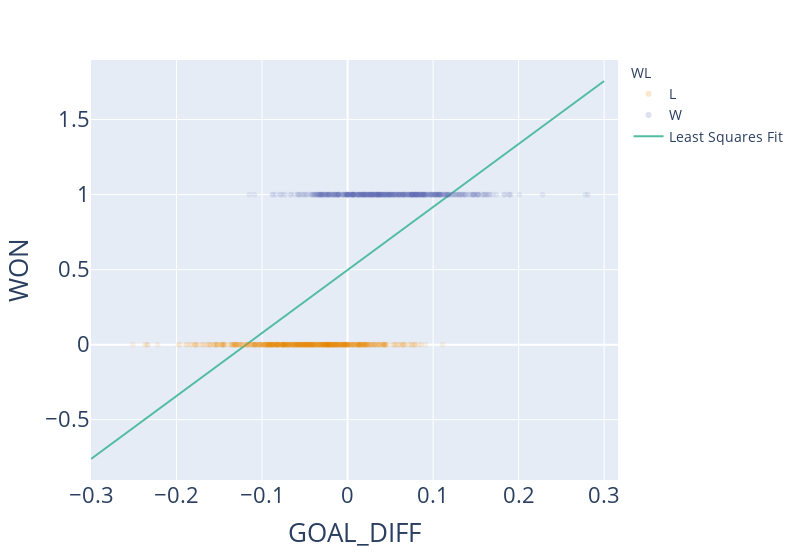

Notebook source saved alongside this figure:
### Markdown cell above
Ordinary least squares (OLS) regression is intended to output **continuous** numeric predictions.

Given our binary output data, OLS fits the data poorly.

- However, it is common in the social sciences to fit an OLS model like this due to the nice interpretability of OLS coefficients, even though the fit is not as good as logistic regression. See [Linear Probability Models](https://en.wikipedia.org/wiki/Linear_probability_model#:~:text=In%20statistics%2C%20a%20linear%20probability,one%20or%20more%20explanatory%20variables).

### Code cell
# Fitting a linear regression model to the data
X = games[["GOAL_DIFF"]]
Y = games["WON"]
least_squares_model = lm.LinearRegression()
least_squares_model.fit(X, Y)

# Make some predictions for a range of GOAL_DIFF values
pred = pd.DataFrame({"GOAL_DIFF": np.linspace(-0.3, 0.3)})
pred["LS_Pred"] = least_squares_model.predict(pred)

# Visualize the model
fig = px.scatter(games, 
           x="GOAL_DIFF", y="WON", color="WL", 
           hover_data=['TEAM_NAME', 'TEAM_NAME_OPP'], 
           opacity=0.1)
fig.add_trace(go.Scatter(x=pred["GOAL_DIFF"], y=pred["LS_Pred"], 
                         mode="lines", name="Least Squares Fit"))

### Figure 1 — Plotly figure (JSON) as saved in the notebook; plotly's stock layout.template omitted (floating-point values rounded to 4 significant figures; data arrays with more than 128 entries replaced by an {"elided": "..."} marker saying what was removed)
{"data": [{"customdata": {"elided": "625x2 str values"}, "hovertemplate": "WL=L<br>GOAL_DIFF=%{x}<br>WON=%{y}<br>TEAM_NAME=%{customdata[0]}<br>TEAM_NAME_OPP=%{customdata[1]}<extra></extra>", "legendgroup": "L", "marker": {"color": "rgb(229, 134, 6)", "opacity": 0.1, "symbol": "circle"}, "mode": "markers", "name": "L", "showlegend": true, "type": "scattergl", "x": {"elided": "625 float values"}, "xaxis": "x", "y": {"elided": "625 int values"}, "yaxis": "y"}, {"customdata": {"elided": "605x2 str values"}, "hovertemplate": "WL=W<br>GOAL_DIFF=%{x}<br>WON=%{y}<br>TEAM_NAME=%{customdata[0]}<br>TEAM_NAME_OPP=%{customdata[1]}<extra></extra>", "legendgroup": "W", "marker": {"color": "rgb(93, 105, 177)", "opacity": 0.1, "symbol": "circle"}, "mode": "markers", "name": "W", "showlegend": true, "type": "scattergl", "x": {"elided": "605 float values"}, "xaxis": "x", "y": {"elided": "605 int values"}, "yaxis": "y"}, {"mode": "lines", "name": "Least Squares Fit", "type": "scatter", "x": [-0.3, -0.2878, -0.2755, -0.2633, -0.251, -0.2388, -0.2265, -0.2143, -0.202, -0.1898, -0.1776, -0.1653, -0.1531, -0.1408, -0.1286, -0.1163, -0.1041, -0.09184, -0.07959, -0.06735, -0.0551, -0.04286, -0.03061, -0.01837, -0.006122, 0.006122, 0.01837, 0.03061, 0.04286, 0.0551, 0.06735, 0.07959, 0.09184, 0.1041, 0.1163, 0.1286, 0.1408, 0.1531, 0.1653, 0.1776, 0.1898, 0.202, 0.2143, 0.2265, 0.2388, 0.251, 0.2633, 0.2755, 0.2878, 0.3], "y": [-0.7621, -0.7107, -0.6593, -0.6079, -0.5565, -0.5051, -0.4537, -0.4023, -0.3508, -0.2994, -0.248, -0.1966, -0.1452, -0.09378, -0.04237, 0.009039, 0.06045, 0.1119, 0.1633, 0.2147, 0.2661, 0.3175, 0.3689, 0.4203, 0.4717, 0.5232, 0.5746, 0.626, 0.6774, 0.7288, 0.7802, 0.8316, 0.883, 0.9345, 0.9859, 1.037, 1.089, 1.14, 1.192, 1.243, 1.294, 1.346, 1.397, 1.449, 1.5, 1.551, 1.603, 1.654, 1.706, 1.757]}], "layout": {"legend": {"title": {"text": "WL"}, "tracegroupgap": 0}, "margin": {"t": 60}, "width": 800, "xaxis": {"anchor": "y", "domain": [0, 1], "title": {"text": "GOAL_DIFF"}}, "yaxis": {"anchor": "x", "domain": [0, 1], "title": {"text": "WON"}}}}
